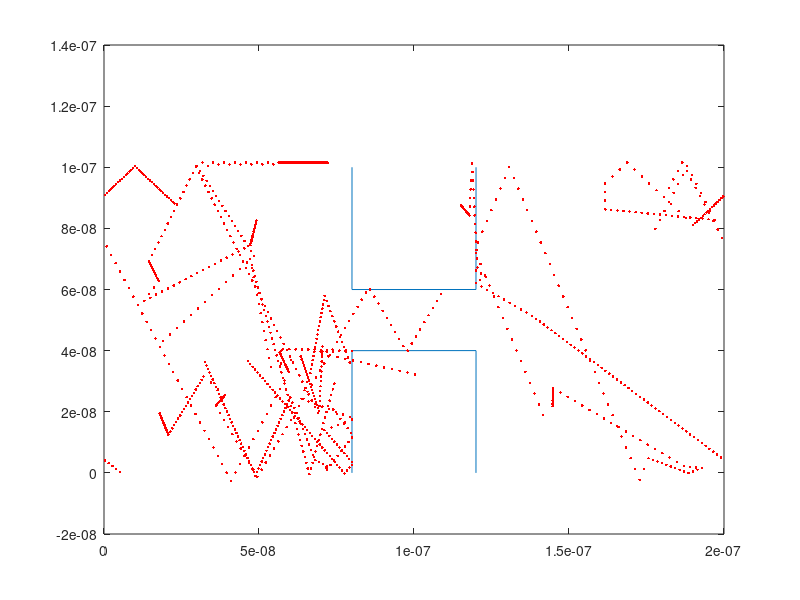
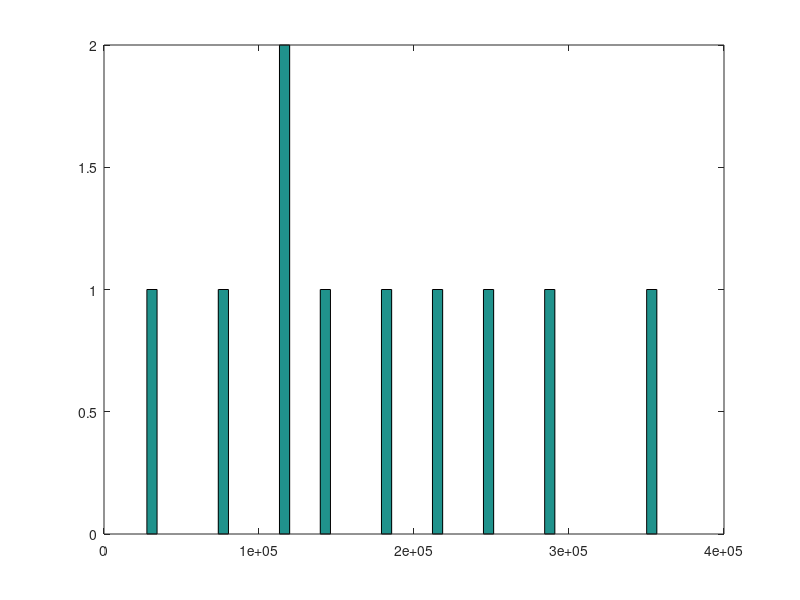

The MATLAB source for these figures, in order:
close all
clear all
clc

%dimensions of the box (nm)
W = 100e-9;
L = 200e-9;

%1000 electrons in the box (sometimes set to much lower value for testing)
np = 10;

tau = 0.2e-12;
K = 1.38e-23;
m = 0.26*9.11e-31;
T = 300;

%generating the random positions of the electrons
xp = rand(np, 1)*L; 
yp = rand(np, 1)*W;

plot(xp, yp, '.r')
hold on

line([0.7999e-7 0.80001e-7],[0 0.4e-7])
line([1.1999e-7 1.2001e-7],[0 0.4e-7])
line([0.8e-7 1.2e-7], [0.3999e-7 0.4001e-7])

line([0.7999e-7 0.80001e-7],[0.6e-7 1e-7])
line([1.1999e-7 1.2001e-7],[0.6e-7 1e-7])
line([0.8e-7 1.2e-7], [0.5999e-7 0.60001e-7])

%make them move; generating random velocities
vth = sqrt(2*K*T/m);

vx = randn(np,1)*vth/sqrt(2); 
vy = randn(np,1)*vth/sqrt(2);

dt = L/100/vth;

for t = 1:100
    
    %change in distance, ie how much an electron moves in x & y direction
    dx = dt*vx;
    dy = dt*vy;
    
    x = xp + dx; 
    y = yp + dy; 
    
    % if a particle goes too far right
    gx = x > L;
    x(gx) = x(gx) - L;
    % if partcle goes too far left
    lx = x < 0;
    x(lx) = x(lx) + L;
    
    %if particle touches the top or bottom, it must reflect (change the
    %velocity sign!)
    gy = y > W; 
    vy(gy) = -vy(gy);
        
    ly = y < 0;
    vy(ly) = -vy(ly);    
    
    % boxes
    % bottom box, left & right sides
    bbls = (x > 0.8e-7 & x < 1.2e-7 & y < 0.4e-7 & xp < x & xp < 0.8e-7);
    vx(bbls) = - vx(bbls);
    x(bbls) = 0.8e-7;
    
    bbrs = (x > 0.8e-7 & x < 1.2e-7 & y < 0.4e-7 & xp > x & xp > 1.2e-7);
    vx(bbrs) = - vx(bbrs);
    x(bbrs) = 1.2e-7;
    
    %top box, left & right sides
    tbls = (x > 0.8e-7 & x < 1.2e-7 & y > 0.6e-7 & xp < x & xp < 0.8e-7);
    vx(tbls) = - vx(tbls);
    x(tbls) = 0.8e-7;     
    
    tbrs = (x > 0.8e-7 & x < 1.2e-7 & y > 0.6e-7 & xp > x & xp > 1.2e-7);
    vx(tbrs) = - vx(tbrs);
    x(tbrs) = 1.2e-7;    
        
    % bottom box, top
    bbt = (x > 0.8e-7 & x < 1.2e-7 & y < 0.4e-7 & yp > 0.4e-7);
    vy(bbt) = -vy(bbt);
    y(bbt) = 0.4e-7;

    % top box, bottom
    tbb = (x > 0.8e-7 & x < 1.2e-7 & y > 0.6e-7 & yp < 0.6e-7);
    vy(tbb) = - vy(tbb);
    y(tbb) = 0.6e-7;

    % Scattering Code begins
    Pscat = 1 - exp(-dt/tau);

    if (Pscat > rand())
        %assign new v for a particle where Pscat is greater than random value
        vx = randn(np,1)*vth/sqrt(2);
        vy = randn(np,1)*vth/sqrt(2);
    end    
       
    %plotting trajectories 
    plot (x, y, '.r')
    
    xp = x;
    yp = y;
    
    pause(0.1)
end 

%Histogram plot of the speeds
vavg = sqrt(vx.^2 + vy.^2);
figure;
hist(vavg, 50);
